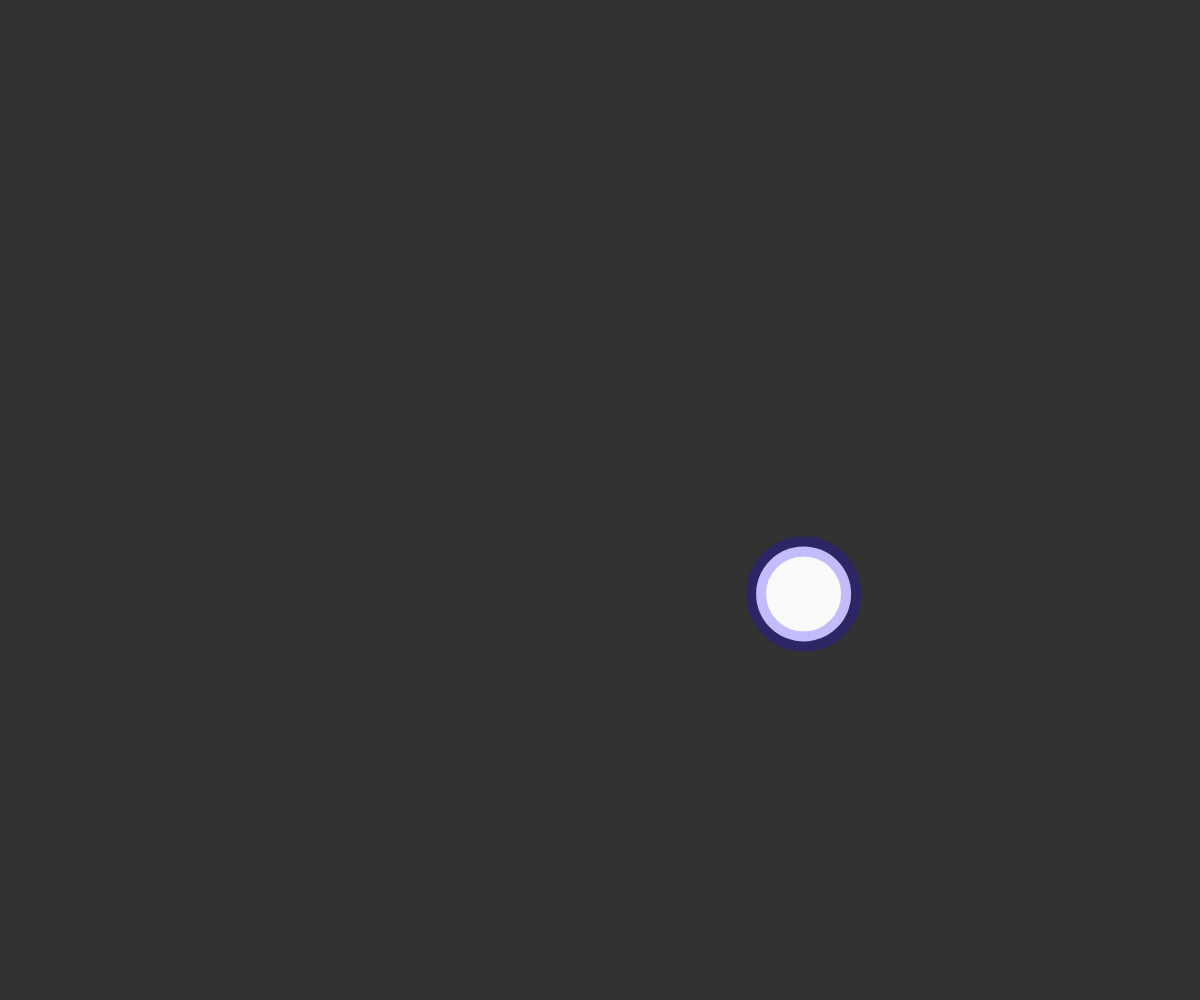
Frame 1 (no input)
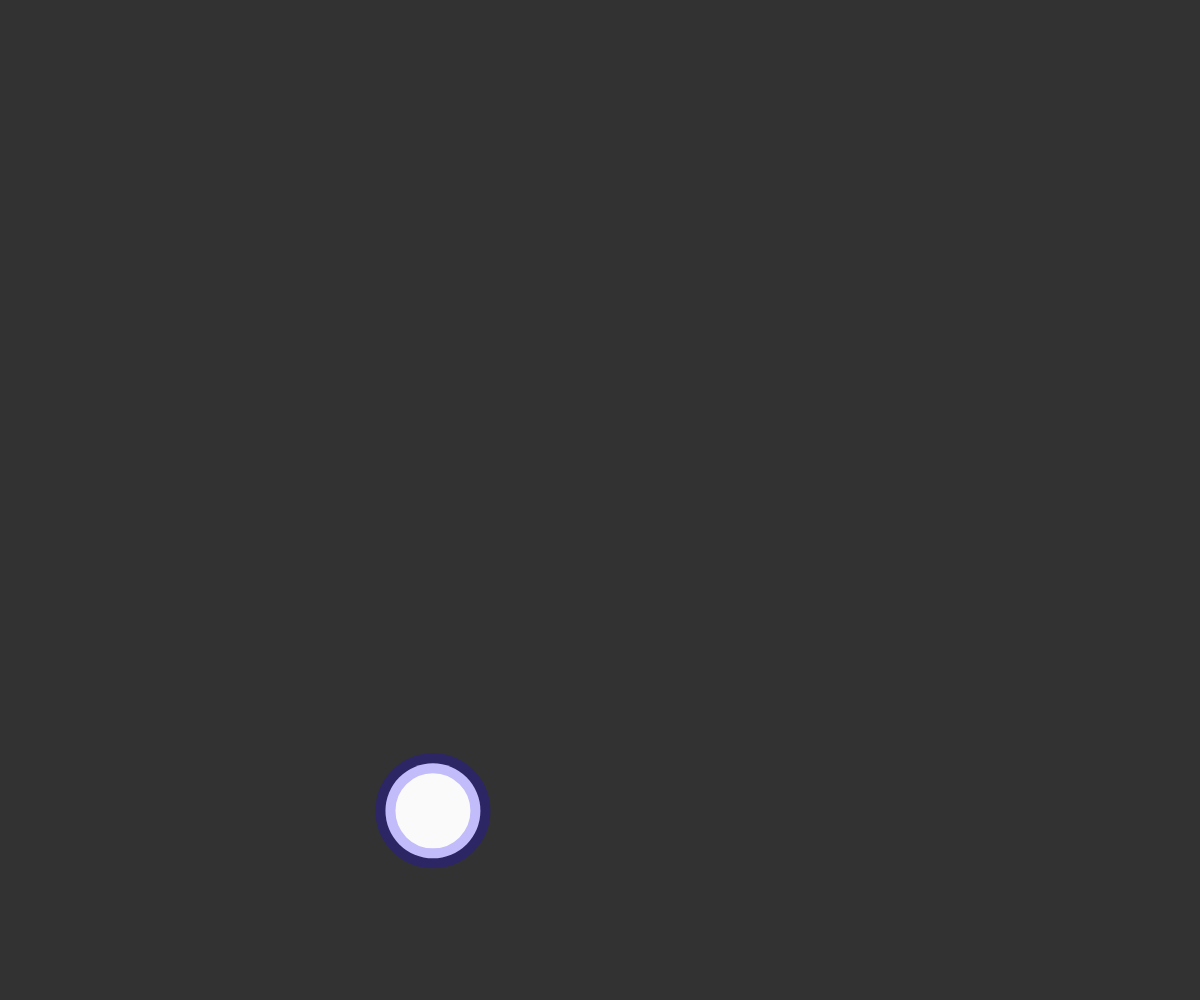
Frame 60 (no input)
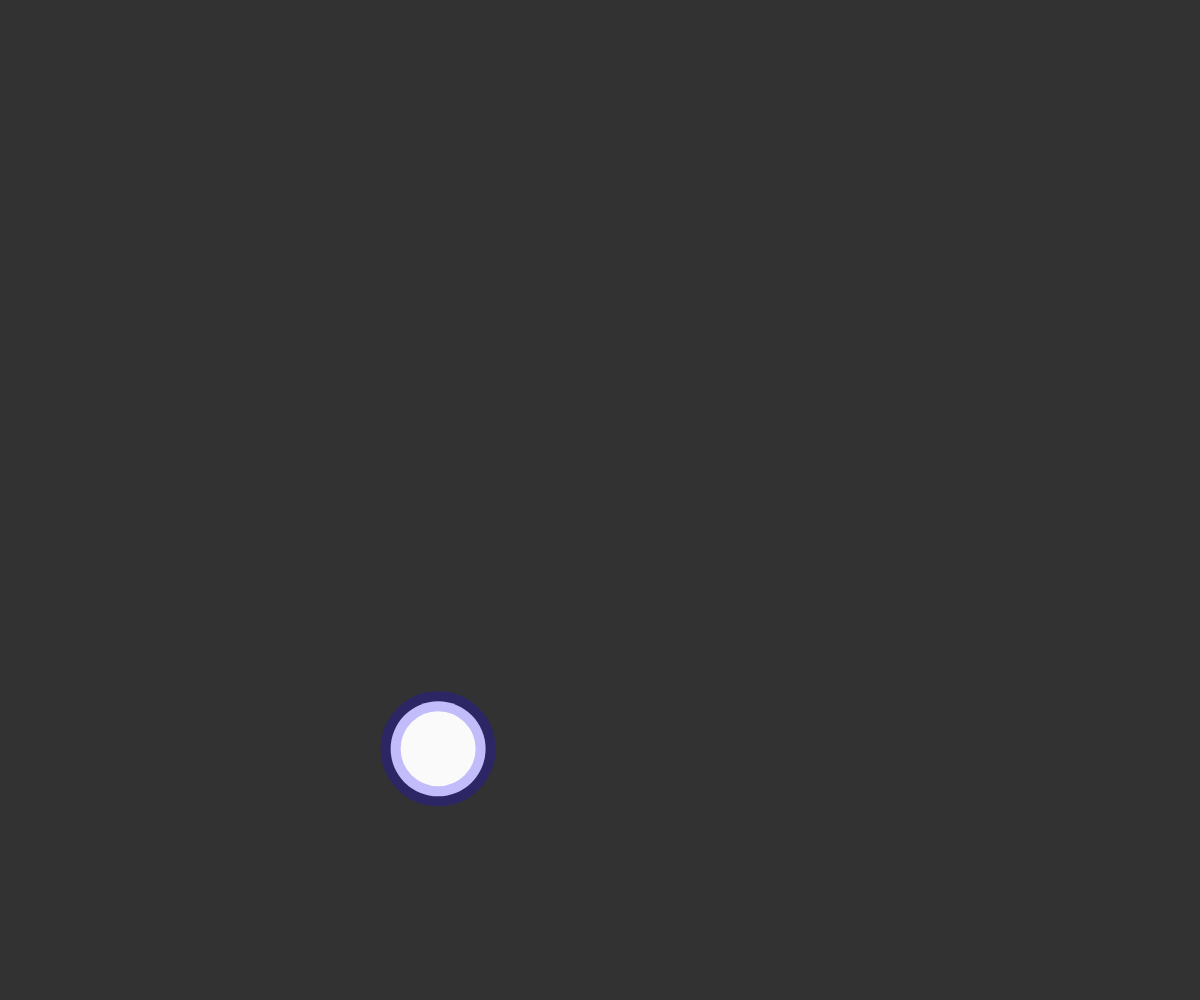
Frame 120 (the mouse pressed at the canvas centre since frame 60)

The p5.js sketch that drew these frames (run headless with seeded random() and noise() and a simulated clock; from frame 60 on, the mouse is pressed at the canvas centre):

// p5.js sketch
// ── sketch.js
var xOffOne = 0;
var xOffTwo = 1000;

function setup() {
    createCanvas(windowWidth, windowHeight);

}

function draw() {
    background(50);
    // let x = random(width);
    // let y = random(height);

    //  Perlin Noise
    var x = map(noise(xOffOne), 0, 1, 0, width);
    var y = map(noise(xOffTwo), 0, 1, 0, height);

    xOffOne += 0.01;
    xOffTwo += 0.01;


    x += 0.01;
    y += 0.01;


    stroke('rgba(25,0,250,0.25)');
    fill(250);
    strokeWeight(20);
    ellipse(x, y, 95, 95);


}
